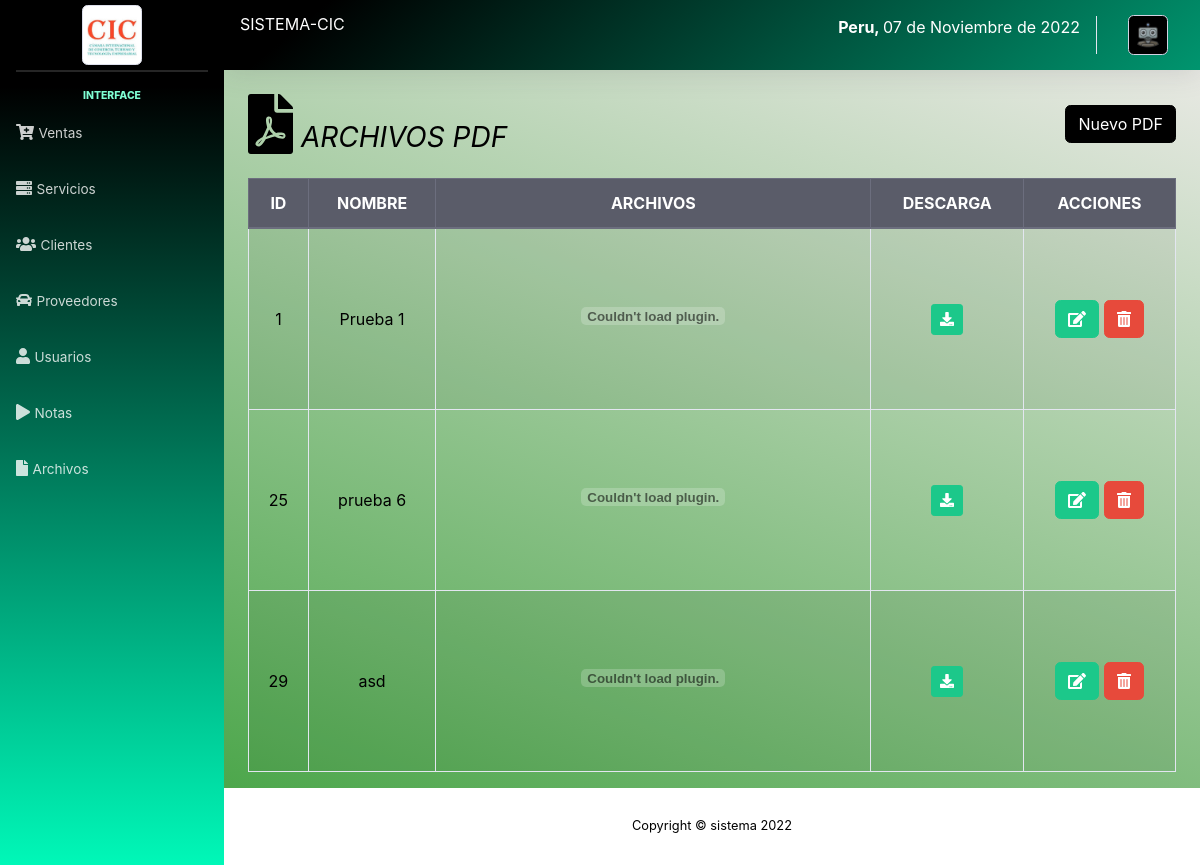
Before: /sistema/listar_archivos.php (signed in) with the older database file.
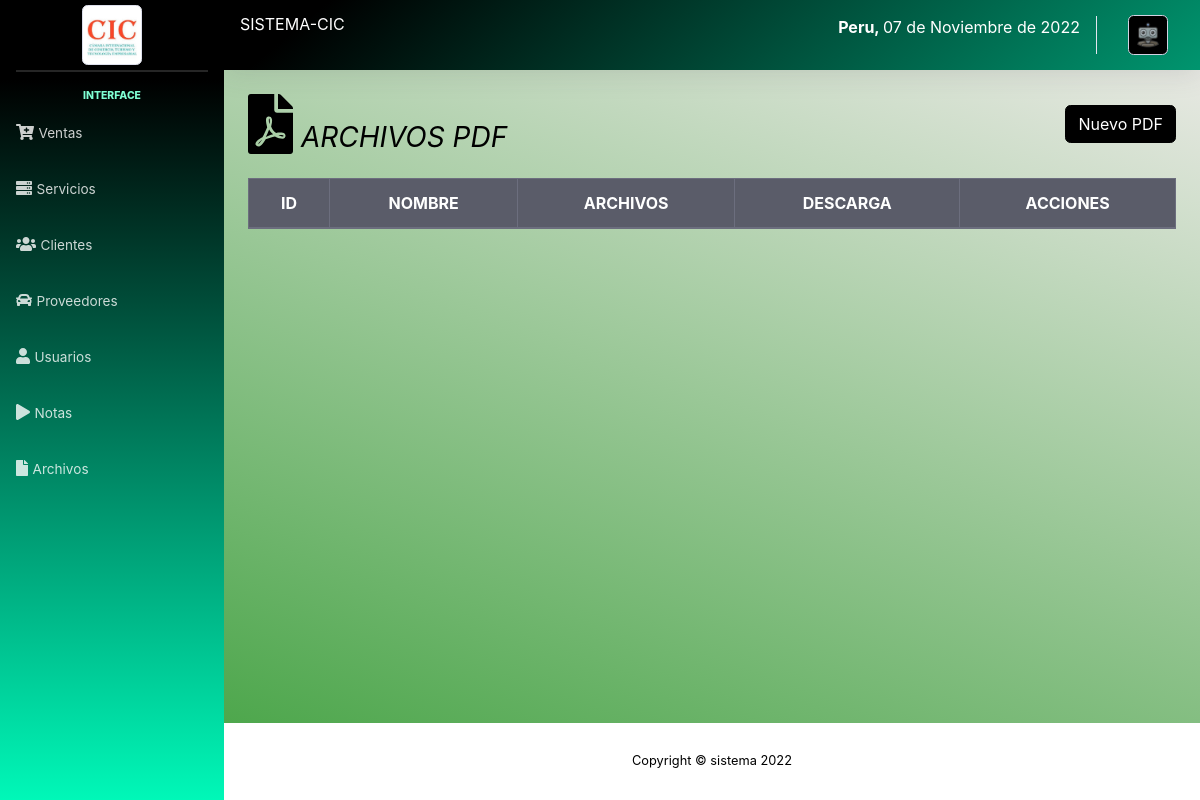
After: the same page with the newer database file.
### tables this page shows
CREATE TABLE `archivos` (
  `idarchivo` int(11) NOT NULL,
  `idrol` int(11) NOT NULL,
  `nombre` varchar(100) NOT NULL,
  `archivos` varchar(300) NOT NULL
);

### sistema/listar_archivos.php (the view)
<?php include_once "includes/header.php"; ?>
<div class="container-fluid">
	<div class="d-sm-flex align-items-center justify-content-between mb-4">
		<h1 class="h3 mb-0 text-gray-800"><i><i style="font-size: 60px" class="fas fa-file-pdf mb-8"></i> ARCHIVOS PDF</i></h1>
		<a href="registrarArchivo.php" class="btn btn-primary">Nuevo PDF</a>
	</div>
	<div class="row">
		<div class="col-lg-12">
			<div class="table-responsive">
				<table class="table table-striped table-bordered" id="table">
					<thead class="thead-dark">
						<tr>
							<th>ID</th>
							<th>NOMBRE</th>
							<th>ARCHIVOS</th>
							<th>DESCARGA</th>
							<?php if ($_SESSION['rol'] == 1) { ?>
							<th>ACCIONES</th>
							<?php } ?>
						</tr>
					</thead>
					<tbody>
						<?php
						include "../conexion.php";
						$query = mysqli_query($conexion, "SELECT * FROM archivos");
						$result = mysqli_num_rows($query);
						if ($result > 0) {
							while ($data = mysqli_fetch_assoc($query)) {
								$rutadescarga = $data['archivos'];
								?>
								<tr>
									<td><?php echo $data['idarchivo']; ?></td>
									<td><?php echo $data['nombre']; ?></td>
                                    <?php if ($_SESSION['rol'] == 1) { ?>
									<td><?php echo '<embed src="'.$data['archivos'].'">' ?></td>
									<td>
									<a href="<?php echo $rutadescarga; ?>" download="<?php echo "descarga"; ?>" class="btn btn-success btn-sm">
								    <span class="fas fa-download"></span>
								    </a>
									</td>
									<td>
									    <a href="editar_archivo.php?id=<?php echo $data['idarchivo']; ?>" class="btn btn-success"><i class='fas fa-edit'></i></a>
										<form action="eliminar_archivos.php?id=<?php echo $data['idarchivo']; ?>" method="post" class="confirmar d-inline">
											<button class="btn btn-danger" type="submit"><i class='fas fa-trash-alt'></i> </button>
										</form>
									</td>
										<?php } ?>
								</tr>
						<?php
						}
                        } ?>
					</tbody>
				</table>
			</div>
		</div>
	</div>
</div>
</div>
<?php include_once "includes/footer.php"; ?>

Changed rows visible on the page:
removed archivos: idarchivo "1", nombre "Prueba 1"
removed archivos: idarchivo "25", nombre "prueba 6"
removed archivos: idarchivo "29", nombre "asd"
